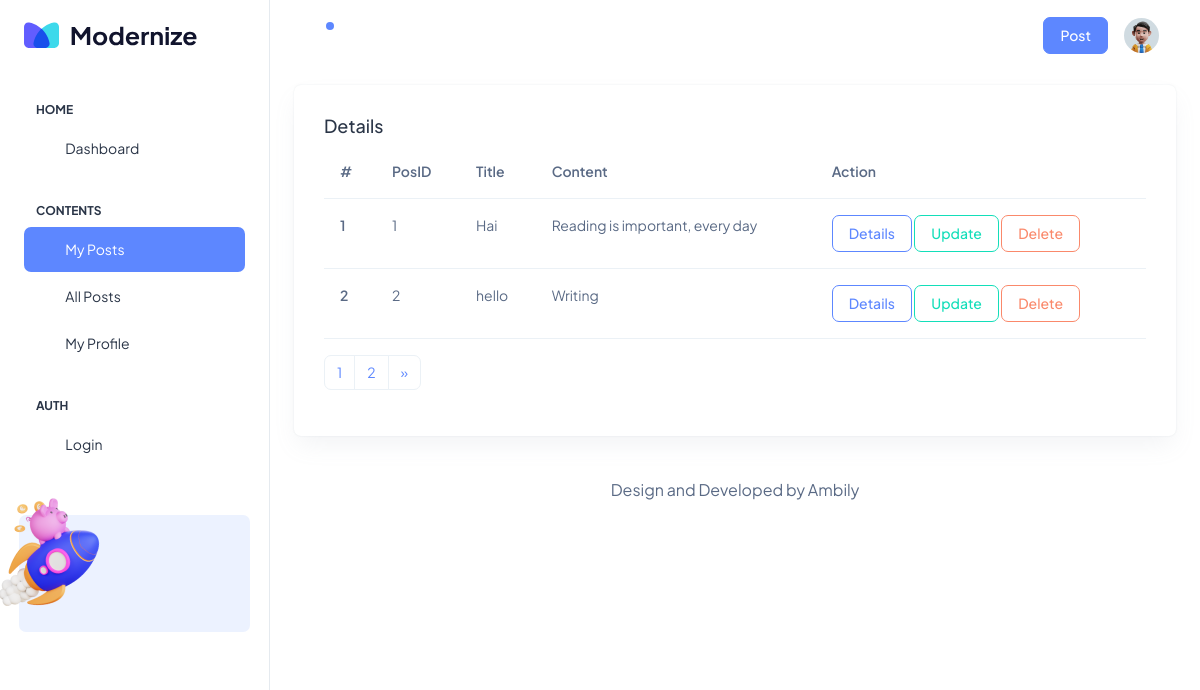
The page /list/ (signed in) on the database its author committed.
### userapp/models.py (models this page shows, shortened)
class UserPosts(models.Model):
    username = models.CharField(max_length=100,null=True)
    title = models.CharField(max_length=100, null=True)
    image = models.ImageField(upload_to='post.media')
    content = models.CharField(max_length=500)

### userapp/views.py (the view)
# urls.py: path("list/", views.listBlogPosts, name='list'),
def listBlogPosts(request):
    user_name = request.session['username']
    blogpost = UserPosts.objects.filter(username=user_name)
    paginator=Paginator(blogpost,2)
    page_number=request.GET.get('page')
    try:
        page=paginator.get_page(page_number)
    except EmptyPage:
        page=paginator.page(page_number.num_pages)
    return render(request, 'user/listpostblog.html', {'blogpost': blogpost,'page':page})

### templates/user/listpostblog.html (shortened to what this page needs)
{% extends 'user/base1.html' %}
{% load static %}
{% block content %}
 <h5 class="card-title"> Details</h5>
<table class="table">
  <thead>
    <tr>
      <th scope="col">#</th>
      <th scope="col">PosID</th>
      <th scope="col">Title</th>
      <th scope="col">Content</th>
      <th scope="col">Action</th>
    </tr>
  </thead>
  <tbody>
  {%for blogpost in page %}
    <tr>
      <th scope="row">{{forloop.counter}}</th>
      <td>{{blogpost.id}}</td>
      <td>{{blogpost.title}}</td>
      <td>{{blogpost.content}}</td>
      <td>
            <a href="{%url 'blogdetails' blogpost.id%}" class="btn btn-outline-primary">Details</a>
             <a href="{%url 'updateblog' blogpost.id%}" class="btn btn-outline-success">Update</a>
              <a href="{%url 'deleteblog' blogpost.id%}" class="btn btn-outline-danger">Delete</a>
      </td>
    </tr>
  {%endfor%}
  </tbody>
</table>
<nav aria-label="Page navigation example">
  <ul class="pagination">
    {% for num in page.paginator.page_range%}
    <li class="page-item {% if page_number == num %} activate {% endif %}">
      <a class="page-link" href="?page={{num}}">{{num}}</a>
    </li>
    {% endfor %}
     {%if page.has_next %}
    <li class="page-item">
      <a class="page-link" href="?page={{page.next_page_number}}" aria-label="Next">
        <span aria-hidden="true">&raquo;</span>
      </a>
    </li>
    {% endif %}
  </ul>
</nav>
{% endblock %}

### rows shown on the page
UserPosts: id "1", title "Hai", content "Reading is important, every day"
UserPosts: id "2", title "hello", content "Writing"

### other values the page prints
{{ num }} "1" "2"
